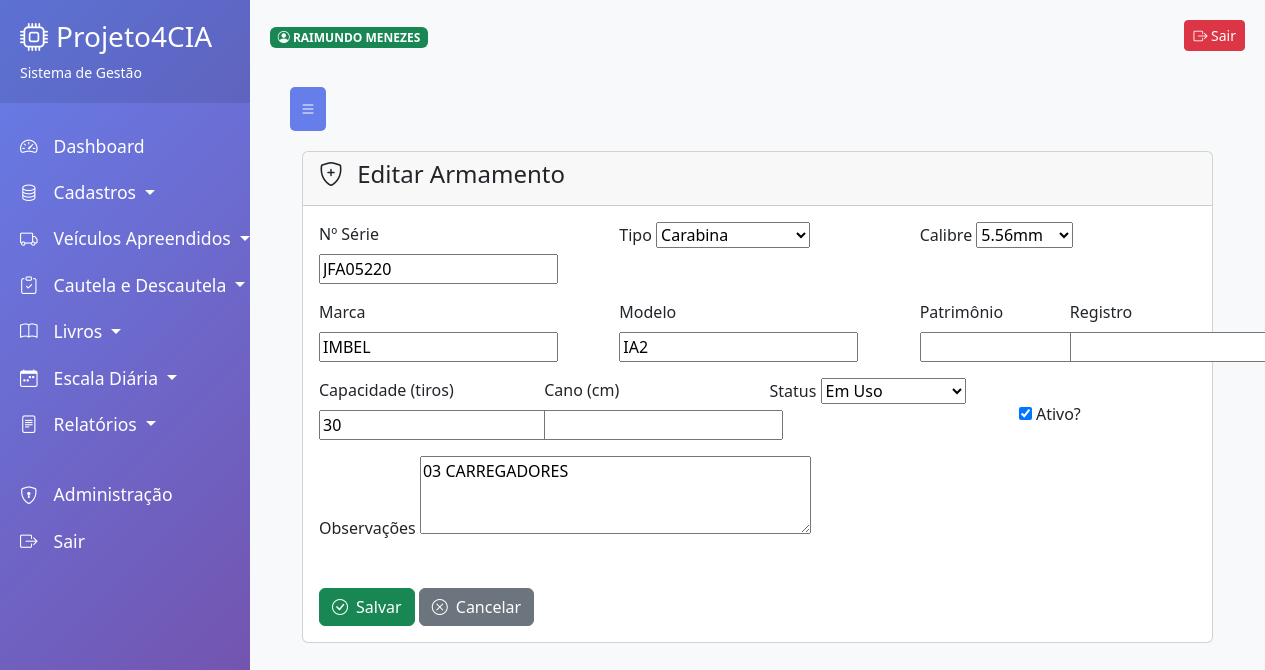
The page /cadastros/armamentos/14/editar/ (signed in) on the database as committed earlier.
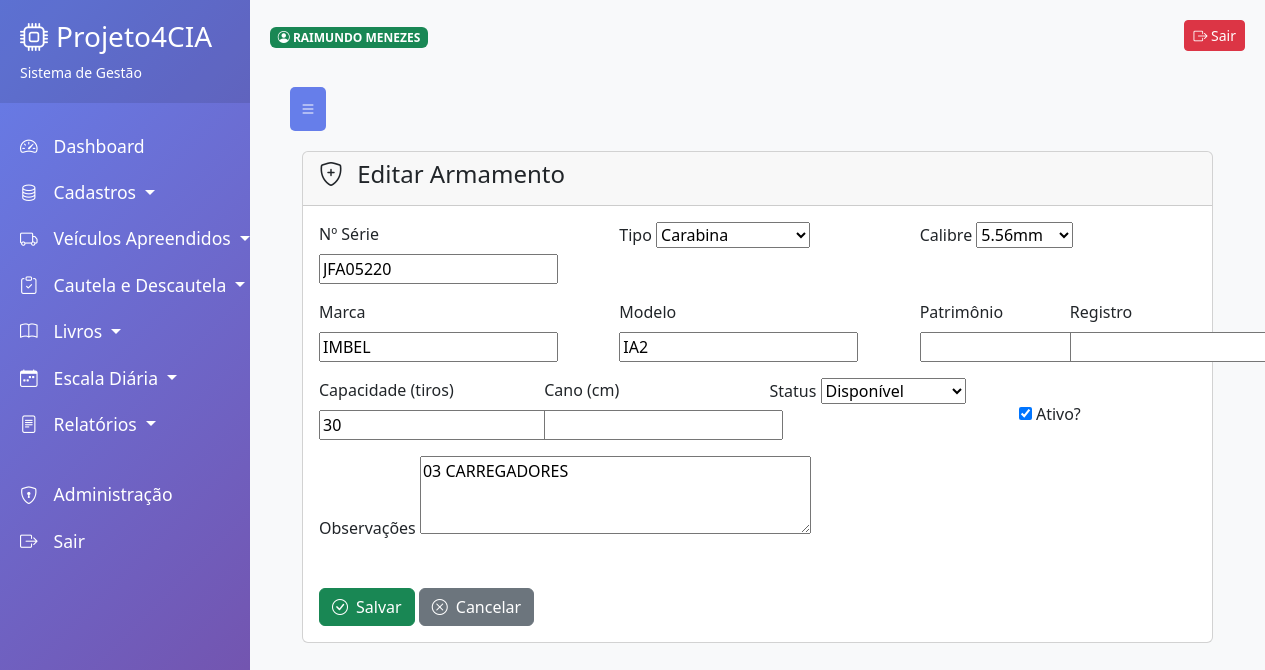
The same page on the database as committed later.
### aplicacoes/cadastros/cadastro_armamentos/models.py (models this page shows, shortened)
class Armamento(models.Model):
    STATUS_CHOICES = [
        ('DISPONIVEL', 'Disponível'),
        ('EM_USO', 'Em Uso'),
        ('MANUTENCAO', 'Em Manutenção'),
        ('BAIXADO', 'Baixado'),
    ]
    CALIBRE_CHOICES = [
        ('.22', '.22'),
        ('.32', '.32'),
        ('.38', '.38'),
        ('9mm', '9mm'),
        ('.40', '.40'),
        ('.45', '.45'),
        ('12', 'Calibre 12'),
        ('5.56', '5.56mm'),
        ('7.62', '7.62mm'),
    ]
    TIPO_CHOICES = [
        ('PISTOLA', 'Pistola'),
        ('REVOLVER', 'Revólver'),
        ('FUZIL', 'Fuzil'),
        ('CARABINA', 'Carabina'),
        ('ESPINGARDA', 'Espingarda'),
        ('SUBMETRALHADORA', 'Submetralhadora'),
        ('METRALHADORA', 'Metralhadora'),
    ]
    numero_serie = models.CharField('Nº de Série', max_length=50, unique=True)
    tipo = models.CharField('Tipo', max_length=20, choices=TIPO_CHOICES)
    marca = models.CharField('Marca', max_length=50)
    modelo = models.CharField('Modelo', max_length=50)
    calibre = models.CharField('Calibre', max_length=10, choices=CALIBRE_CHOICES)
    patrimonio = models.CharField('Nº Patrimônio', max_length=30, blank=True, null=True)
    registro = models.CharField('Nº Registro', max_length=30, blank=True)
    capacidade = models.IntegerField('Capacidade (tiros)', default=0)
    comprimento_cano = models.DecimalField('Comprimento do Cano (cm)', max_digits=5, decimal_places=2, null=True, blank=True)
    status = models.CharField('Status', max_length=20, choices=STATUS_CHOICES, default='DISPONIVEL')
    observacoes = models.TextField('Observações', blank=True)
    ativo = models.BooleanField('Ativo?', default=True)
    criado_em = models.DateTimeField('Criado em', auto_now_add=True)
    atualizado_em = models.DateTimeField('Atualizado em', auto_now=True)
    class Meta:
        verbose_name = 'Armamento'
        verbose_name_plural = 'Armamentos'
        ordering = ['tipo', 'marca', 'modelo']

### aplicacoes/cadastros/cadastro_armamentos/views.py (the view)
# urls.py: path('<int:pk>/editar/', login_required(views.ArmamentoUpdateView.as_view()), name='armamento_update'),
class ArmamentoUpdateView(LoginRequiredMixin, UpdateView):
    model = Armamento
    form_class = ArmamentoForm
    template_name = 'cadastro_armamentos/armamento_form.html'
    success_url = reverse_lazy('cadastro_armamentos:armamento_list')

### aplicacoes/cadastros/cadastro_armamentos/forms.py
class ArmamentoForm(forms.ModelForm):
    class Meta:
        model = Armamento
        fields = '__all__'
        widgets = {
            'observacoes': forms.Textarea(attrs={'rows': 3}),
            'numero_serie': forms.TextInput(attrs={'placeholder': 'Ex: ABC12345'}),
        }

### aplicacoes/cadastros/cadastro_armamentos/templates/cadastro_armamentos/armamento_form.html (shortened to what this page needs)
{% extends 'base.html' %}
{% block content %}
<div class="container-fluid">
    <div class="card">
        <div class="card-header">
            <h4>
                <i class="bi bi-shield-plus me-2"></i>
                {% if object %}Editar{% else %}Novo{% endif %} Armamento
            </h4>
        </div>
        <div class="card-body">
            <form method="post">
                <div class="row">
                    <div class="col-md-4 mb-3">
                        <label class="form-label">Nº Série</label>
                        {{ form.numero_serie }}
                    </div>
                    <div class="col-md-4 mb-3">
                        <label class="form-label">Tipo</label>
                        {{ form.tipo }}
                    </div>
                    <div class="col-md-4 mb-3">
                        <label class="form-label">Calibre</label>
                        {{ form.calibre }}
                    </div>
                </div>
                <div class="row">
                    <div class="col-md-4 mb-3">
                        <label class="form-label">Marca</label>
                        {{ form.marca }}
                    </div>
                    <div class="col-md-4 mb-3">
                        <label class="form-label">Modelo</label>
                        {{ form.modelo }}
                    </div>
                    <div class="col-md-2 mb-3">
                        <label class="form-label">Patrimônio</label>
                        {{ form.patrimonio }}
                    </div>
                    <div class="col-md-2 mb-3">
                        <label class="form-label">Registro</label>
                        {{ form.registro }}
                    </div>
                </div>
                <div class="row">
                    <div class="col-md-3 mb-3">
                        <label class="form-label">Capacidade (tiros)</label>
                        {{ form.capacidade }}
                    </div>
                    <div class="col-md-3 mb-3">
                        <label class="form-label">Cano (cm)</label>
                        {{ form.comprimento_cano }}
                    </div>
                    <div class="col-md-3 mb-3">
                        <label class="form-label">Status</label>
                        {{ form.status }}
                    </div>
                    <div class="col-md-3 mb-3">
                        <div class="form-check mt-4">
                            {{ form.ativo }}
                            <label class="form-check-label">Ativo?</label>
                        </div>
                    </div>
                </div>
                <div class="row">
                    <div class="col-md-12 mb-3">
                        <label class="form-label">Observações</label>
                        {{ form.observacoes }}
                    </div>
                </div>
                <div class="mt-4">
                    <button type="submit" class="btn btn-success">
                        <i class="bi bi-check-circle me-2"></i>Salvar
                    </button>
                    <a href="{% url 'cadastro_armamentos:armamento_list' %}" class="btn btn-secondary">
                        <i class="bi bi-x-circle me-2"></i>Cancelar
                    </a>
                </div>
            </form>
        </div>
    </div>
</div>
{% endblock %}

Rows that differ between the two databases and show on the page:
changed Armamento "JFA05220": status "Em Uso" → "Disponível"
